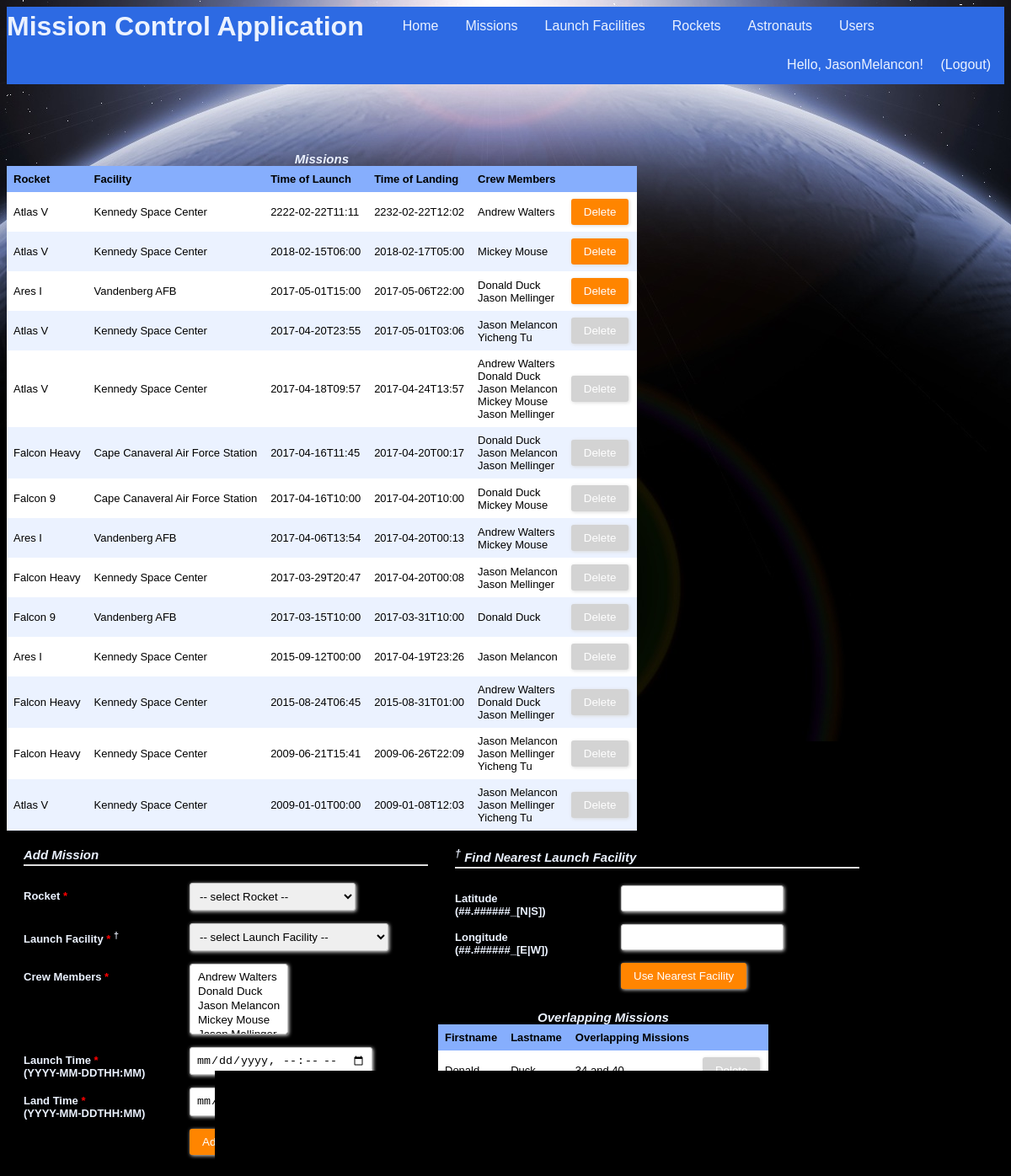
Screenshot of /missions (signed in) with the database file from the repository.
### tables this page shows
CREATE TABLE "Users" (
	`uid`	INTEGER NOT NULL PRIMARY KEY AUTOINCREMENT,
	`firstName`	TEXT NOT NULL,
	`lastName`	TEXT NOT NULL,
	`username`	TEXT NOT NULL UNIQUE,
	`password`	TEXT NOT NULL,
	`regTime`	TEXT NOT NULL,
	`lastLoginTime`	TEXT,
	`pid`	INTEGER NOT NULL
);

CREATE TABLE "Mission" (
	`mid`	INTEGER NOT NULL PRIMARY KEY AUTOINCREMENT,
	`rid`	INTEGER NOT NULL,
	`fid`	INTEGER NOT NULL,
	`launchTime`	TEXT NOT NULL,
	`landTime`	TEXT NOT NULL
);

CREATE TABLE "Astronauts" (
	`aid`	INTEGER NOT NULL PRIMARY KEY AUTOINCREMENT,
	`firstName`	TEXT NOT NULL,
	`lastName`	TEXT NOT NULL,
	`dob`	TEXT NOT NULL
);

### app.py (the view, shortened to what this page needs)
@app.route("/missions", methods=["GET", "POST"])
@login_required
def showMissions():
    conn = sqlite3.connect(dbPath)
    conn.row_factory = sqlite3.Row
    c = conn.cursor()
    closestFacility = ""
    c.execute("SELECT M.mid, M.mid IN (SELECT M1.mid FROM Mission M1 WHERE M1.launchTime < datetime('now')) AS cannotDelete, R.rname, F.name, M.launchTime, M.landTime, group_concat(A.firstName || ' ' || A.lastName, '<br/>') AS anames FROM Mission M, Rockets R, LaunchFacility F, Crew C, Astronauts A WHERE M.rid = R.rid AND M.fid = F.fid AND M.mid = C.mid AND C.aid = A.aid GROUP BY C.mid ORDER BY M.launchTime DESC;")
    results = c.fetchall()
    c.execute("SELECT rid, rname || ' (Capacity: ' || cast(crewCapacity as text) || ')' FROM Rockets")
    rockets = c.fetchall()
    c.execute("SELECT fid, name FROM LaunchFacility")
    facilities = c.fetchall()
    c.execute("SELECT aid, firstName || ' ' || lastName FROM Astronauts")
    astronauts = c.fetchall()
    c.execute("SELECT A.aid, 1, A.firstName, A.lastName, group_concat(M1.mid || ' and ' || M2.mid) as overlappingMissions FROM Astronauts A, Mission M1, Mission M2, Crew C1, Crew C2 WHERE C1.aid = A.aid AND C2.aid = A.aid AND C1.mid = M1.mid AND C2.mid = M2.mid AND strftime('%s', M1.launchTime) < strftime('%s', M2.launchTime) AND strftime('%s', M1.landTime) > strftime('%s', M2.landTime);")
    overlap = c.fetchall()
    conn.commit()
    conn.close()
    formInputs = [['rid', 'select', 'Rocket', rockets], ['fid', 'select', 'Launch Facility', facilities], ['crewMembers', 'selectmultiple', 'Crew Members', astronauts], ['launchTime', 'datetime', 'Launch Time', ["from",]], ['landTime', 'datetime', 'Land Time', ["to",]]]
    return render_template("missions.html", headers=("Rocket","Facility","Time of Launch", "Time of Landing", "Crew Members"), rows=results, inputs=formInputs, headersOverlap=("Firstname", "Lastname", "Overlapping Missions"), rowsOverlap=overlap, closestFacility=closestFacility)

### app.py (called while the page is built)
@login_manager.user_loader
def load_user(username):
    userRecord = DBgetUser(username)
    if userRecord:
        user = User(userRecord["username"], userRecord["password"], True)
        user.permission = userRecord["pid"]
        return user
    return None

def DBgetUser(username):
    conn = sqlite3.connect(dbPath)
    conn.row_factory = sqlite3.Row
    c = conn.cursor()
    c.execute("SELECT * from Users WHERE username = ?", (username,))
    userRecord = c.fetchone()
    conn.close()
    return userRecord

### templates/missions.html (shortened to what this page needs)
{% extends "main_template.html" %}
{% from 'macros.html' import GenerateTable, GenerateFormToAddEntry with context %}
{% block body %}
<section style="float:left">
    {{ GenerateTable('Missions', headers, rows, 'mid') }}
</section>
<section style="float:left">
	{% if current_user.permission == 3 %}
        {{ GenerateFormToAddEntry('Add Mission', inputs) }}
    {% endif %}
</section>
<section style="float:left">
  <div class="form-style-2">
  <div class="form-style-2-heading"><sup>&dagger;</sup> Find Nearest Launch Facility</div>
    <form method="post">
      <label for="latitude"><span>Latitude</br>(##.######_[N|S])</span><input type="text" class="input-field" name="latitude" required></label>
      <label for="longitude"><span>Longitude</br>(##.######_[E|W])</span><input type="text" class="input-field" name="longitude" required></label>
  		<label><span>&nbsp;</span><input type="submit" name="action" value="Use Nearest Facility"/><label>
    </form>
  </div>
</section>
<section style="float:left">
    {{ GenerateTable('Overlapping Missions', headersOverlap, rowsOverlap, 'mid') }}
</section>
{% endblock %}

### templates/main_template.html (shortened to what this page needs)
<!DOCTYPE html>
<html>
	<head>
		<link rel="stylesheet" type= "text/css" href="{{ url_for('static', filename='styles.css') }}">
	</head>
	<body>
		<header>
			<ul class="nav">
				<h1 class="nav">Mission Control Application</h1>
				<li class="nav"><a class="nav" href="{{ url_for('index') }}">Home</a></li>
				{% if current_user.is_authenticated %}
				<li class="nav"><a class="nav" href="{{ url_for('showMissions') }}">Missions</a></li>
				<li class="nav"><a class="nav" href="{{ url_for('showFacilities') }}">Launch Facilities</a></li>
				<li class="nav"><a class="nav" href="{{ url_for('showRockets') }}">Rockets</a></li>
				<li class="nav"><a class="nav" href="{{ url_for('showAstronauts') }}">Astronauts</a></li>
				<li class="nav"><a class="nav" href="{{ url_for('showUsers') }}">Users</a></li>
				{% endif %}
				<div class="user-greeting">
					{% if current_user.is_authenticated %}
  						Hello, {{ current_user.id }}!    <a class="nav" href="{{ url_for('showLogout') }}">(Logout)</a>
					{% else %}
						Hello, guest!    <a class="nav" href="{{ url_for('showLogin') }}">Login</a><a class="nav" href="{{ url_for('showSignup') }}">Sign Up</a>
					{% endif %}
				</div>
			</ul>
		</header>
		{% block body %}{% endblock %}
	</body>
</html>

### templates/macros.html (shortened to what this page needs)
{% macro GenerateTable(title, headers, rows, keyName) %}
	{% if rows %}
		<table>
			<caption>
				{{title}}
			</caption>
			<tr>
				{% for header in headers %}
				<th>{{header}}</th>
				{% endfor %}
				{% if current_user.permission == 3 %}
					<th/>
				{% endif %}
			</tr>
			{% for row in rows %}
			<tr id ="{{row[keyName]}}">
				{% for value in row %}
					{% if loop.index0 > 1 %}
						<td>
							{% if title == "Astronauts" %}
								<a href="{{ url_for('showAstronautInfo', aid = row[keyName]) }}">{{value|safe}}</a>
							{% else %}
								{{value|safe}}
							{% endif %}
						</td>
					{% endif %}
				{% endfor %}
				{% if row[1] == 1 %}
					{% set disabled = 'disabled' %}
				{% else %}
					{% set disabled = '' %}
				{% endif %}
				{% if current_user.permission == 3 %}
					<td>
						<div class="form-style-2" style="width:70px; padding: 0px 0px 0px 0px;">
							<form method="post">
								<input type="submit" value="Delete" name="delete.{{ row[0] }}" {{disabled}}/>
							</form>
						</div>
					</td>
				{% endif %}
			</tr>
			{% endfor %}
		</table>
	{% else %}
		No records found!
	{% endif %}
{% endmacro %}
{% macro GenerateFormToAddEntry(submitButtonText, inputs) %}
	<div class="form-style-2">
	<div class="form-style-2-heading">{{submitButtonText}}</div>
	<form method="post">
		{% for fieldName, fieldType, fieldLabel, optionalValues in inputs %}
			{% if fieldType == 'text' %}
				<label for="{{fieldName}}"><span>{{fieldLabel}} <span class="required">*</span>{% if fieldName == 'lat' %}</br>(##.#####_[N|S]){% elif fieldName == 'long' %}</br>(##.#####_[E|W]){% endif %}</span><input type="text" class="input-field" name="{{fieldName}}" required/></label>
			{% elif fieldType == 'password' %}
				<label for="{{fieldName}}"><span>{{fieldLabel}} <span class="required">*</span></span><input type="password" class="input-field" name="{{fieldName}}" required/></label>
			{% elif fieldType == 'number' %}
				<label for="{{fieldName}}"><span>{{fieldLabel}} <span class="required">*</span></span><input type="number" class="input-field" name="{{fieldName}}" required/></label>
			{% elif fieldType == 'select' %}
				<label for="{{fieldName}}"><span>{{fieldLabel}} <span class="required">*</span>{% if fieldName == 'fid' %} <sup>&dagger;</sup>{% endif %}</span><select name="{{fieldName}}" {% if fieldName == 'fid' %}id="fid" {% endif %}class="select-field" required>
					<option disabled selected value> -- select {{fieldLabel}} -- </option>
				</select></label>
			{% elif fieldType == 'selectmultiple' %}
				<label for="{{fieldName}}"><span>{{fieldLabel}} <span class="required">*</span></span><select multiple name="{{fieldName}}" class="select-field" required>
				{% for id, displayName in optionalValues %}
					<option value="{{id}}">{{displayName}}</option>
				{% endfor %}
				</select></label>
			{% elif fieldType == 'datetime' %}
				<label for="{{fieldName}}"><span>{{fieldLabel}} <span class="required">*</span></br>(YYYY-MM-DDTHH:MM)</span><input type="datetime-local" class="input-field" name="{{fieldName}}" id="{{optionalValues[0]}}" onchange="changeEnd()" required></label>
			{% elif fieldType == 'date' %}
				<label for="{{fieldName}}"><span>{{fieldLabel}} <span class="required">*</span></br>(YYYY-MM-DD)</span><input type="date" class="input-field" name="{{fieldName}}" required></label>
			{% elif fieldType == 'radio' %}
				<label for="{{fieldName}}"><span>{{fieldLabel}} <span class="required">*</span></span>
				{% for id, displayName in optionalValues %}
					<input type="radio" name="permission" value="{{id}}" required> {{displayName}}
				{% endfor %}
				</label>
			{% endif %}
		{% endfor %}
		<label><span>&nbsp;</span><input type="submit" name="action" value="{{submitButtonText}}"/></label>
	</form>
	</div>
{% endmacro %}

### static/styles.css (style rules this page uses)
:root { --light-blue: #EBF2FF; --medium-blue: #86AEFD; --dark-blue: #2D6AE3; }
header { margin-bottom: 80px; }
ul.nav { list-style-type: none; text-align: center; display: block; margin: 0; padding: 0; overflow: hidden; background-color: var(--dark-blue); }
li.nav { float: left; }
a.nav { display: inline-block; color: var(--light-blue); text-align: center; padding: 14px 16px; text-decoration: none; font-family: "Trebuchet MS", Helvetica, sans-serif; }
h1.nav { float: left; margin: 0; padding: 5px 30px 0px 0px; font-family: "Trebuchet MS", Helvetica, sans-serif; color: var(--light-blue); vertical-align: bottom; }
.user-greeting { float: right; list-style-type: none; text-align: center; margin: 0; overflow: hidden; background-color: var(--dark-blue); text-align: center; vertical-align: center; text-decoration: none; font-family: "Trebuchet MS", Helvetica, sans-serif; color: var(--light-blue); }
table { border-collapse: collapse; width: 100%; table-layout: auto; }
th, td { text-align: left; padding: 8px; font: 13px Arial, Helvetica, sans-serif; }
caption { font: 13px Arial, Helvetica, sans-serif; font-weight: bold; font-style: italic; font-size: 15px; color: var(--light-blue); }
tr { background-color: var(--light-blue) }
tr:nth-child(even) { background-color: white }
th { background-color: var(--medium-blue); font-weight: bold; }
.form-style-2 { width: 480px; max-width: 650px; padding: 20px 12px 10px 20px; font: 13px Arial, Helvetica, sans-serif; color: var(--light-blue); }
.form-style-2-heading { font-weight: bold; font-style: italic; border-bottom: 2px solid #ddd; margin-bottom: 20px; font-size: 15px; padding-bottom: 3px; }
.form-style-2 label { display: block; margin: 0px 0px 15px 0px; }
.form-style-2 label > span { width: 40%; font-weight: bold; float: left; padding-top: 8px; padding-right: 5px; }
.form-style-2 span.required { color:red; }
.form-style-2 input.input-field, .form-style-2 .tel-number-field, .form-style-2 .textarea-field, .form-style-2 .select-field { box-sizing: border-box; -webkit-box-sizing: border-box; -moz-box-sizing: border-box; border: 1px solid #C2C2C2; box-shadow: 1px 1px 4px #EBEBEB; -moz-box-shadow: 1px 1px 4px #EBEBEB; -webkit-box-shadow: 1px 1px 4px #EBEBEB; border-radius: 3px; -webkit-border-radius: 3px; -moz-border-radius: 3px; padding: 7px; outline: none; }
.form-style-2 input[type=submit], .form-style-2 input[type=button] { border: none; padding: 8px 15px 8px 15px; background: #FF8500; color: #fff; box-shadow: 1px 1px 4px #DADADA; -moz-box-shadow: 1px 1px 4px #DADADA; -webkit-box-shadow: 1px 1px 4px #DADADA; border-radius: 3px; -webkit-border-radius: 3px; -moz-border-radius: 3px; }
.form-style-2 input[type=submit]:disabled, .form-style-2 input[type=button]:disabled { background: lightgray; color: #fff; }

### rows the page displays
Users: id "JasonMelancon"
Mission: row "Atlas V" "Kennedy Space Center" "Andrew Walters", launchTime "2222-02-22T11:11", landTime "2232-02-22T12:02"
Mission: row "Atlas V" "Kennedy Space Center" "Mickey Mouse", launchTime "2018-02-15T06:00", landTime "2018-02-17T05:00"
Mission: row "Ares I" "Vandenberg AFB" "Donald Duck Jason Mellinger", launchTime "2017-05-01T15:00", landTime "2017-05-06T22:00"
Mission: row "Atlas V" "Kennedy Space Center" "Jason Melancon Yicheng Tu", launchTime "2017-04-20T23:55", landTime "2017-05-01T03:06"
Mission: row "Atlas V" "Kennedy Space Center" "Andrew Walters Donald Duck Jason Melancon Mickey Mouse Jason Mellinger", launchTime "2017-04-18T09:57", landTime "2017-04-24T13:57"
Mission: row "Falcon Heavy" "Cape Canaveral Air Force Station" "Donald Duck Jason Melancon Jason Mellinger", launchTime "2017-04-16T11:45", landTime "2017-04-20T00:17"
Mission: row "Falcon 9" "Cape Canaveral Air Force Station" "Donald Duck Mickey Mouse", launchTime "2017-04-16T10:00", landTime "2017-04-20T10:00"
Mission: row "Ares I" "Vandenberg AFB" "Andrew Walters Mickey Mouse", launchTime "2017-04-06T13:54", landTime "2017-04-20T00:13"
Mission: row "Falcon Heavy" "Kennedy Space Center" "Jason Melancon Jason Mellinger", launchTime "2017-03-29T20:47", landTime "2017-04-20T00:08"
Mission: row "Falcon 9" "Vandenberg AFB" "Donald Duck", launchTime "2017-03-15T10:00", landTime "2017-03-31T10:00"
Mission: row "Ares I" "Kennedy Space Center" "Jason Melancon", launchTime "2015-09-12T00:00", landTime "2017-04-19T23:26"
Mission: row "Falcon Heavy" "Kennedy Space Center" "Andrew Walters Donald Duck Jason Mellinger", launchTime "2015-08-24T06:45", landTime "2015-08-31T01:00"
Mission: row "Falcon Heavy" "Kennedy Space Center" "Jason Melancon Jason Mellinger Yicheng Tu", launchTime "2009-06-21T15:41", landTime "2009-06-26T22:09"
Mission: row "Atlas V" "Kennedy Space Center" "Jason Melancon Jason Mellinger Yicheng Tu", launchTime "2009-01-01T00:00", landTime "2009-01-08T12:03"
Astronauts: firstName "Donald", lastName "Duck", row "34 and 40"

### other values shown
{{ title }} "Missions Overlapping Missions"
{{ header }} "Rocket" "Facility" "Time of Launch" "Time of Landing" "Crew Members" "Firstname" "Lastname" "Overlapping Missions"
{{ submitButtonText }} "Add Mission"
{{ fieldLabel }} "Rocket" "Launch Facility"
{{ fieldLabel }} "Crew Members"
{{ fieldLabel }} "Launch Time" "Land Time"
